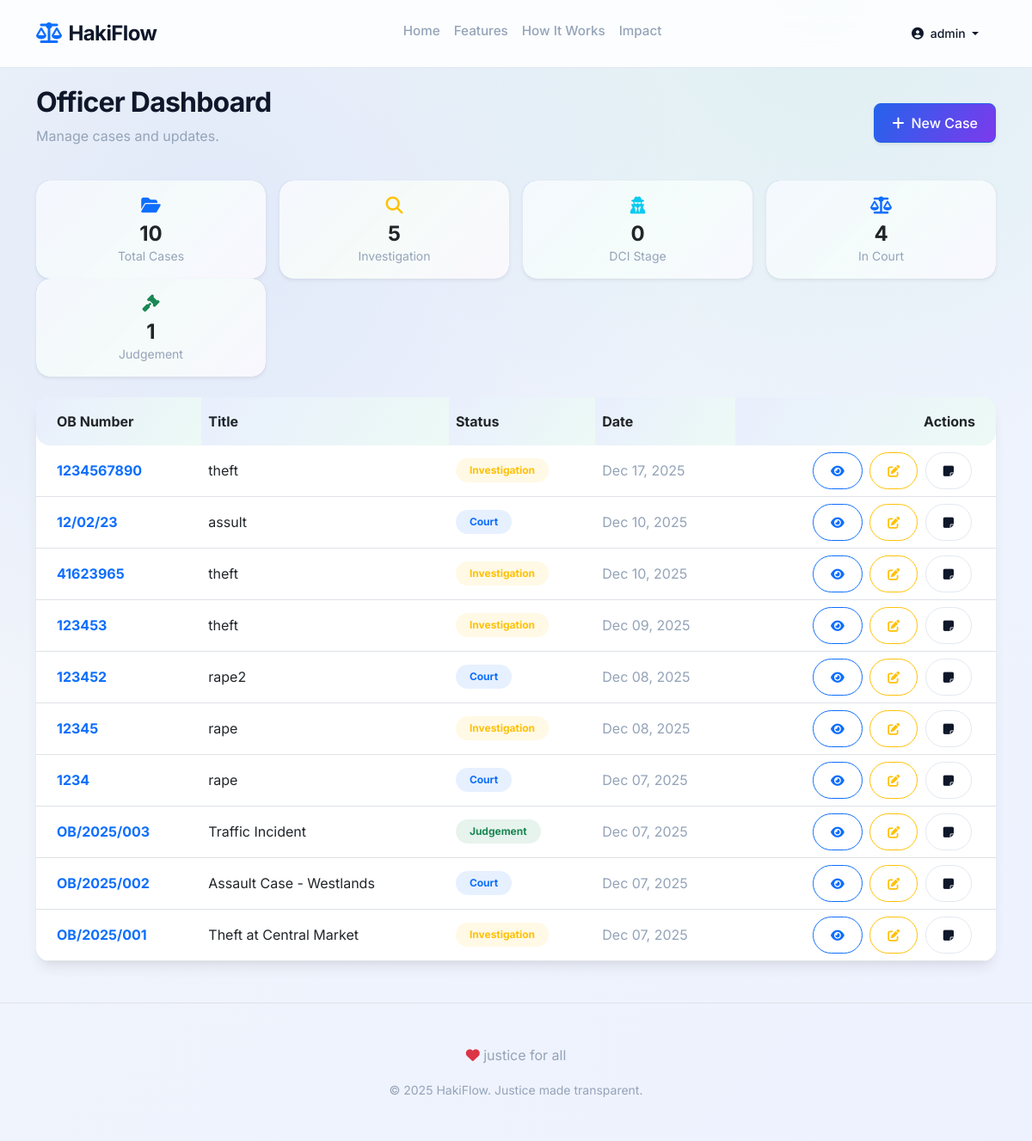
The app's page /cases/ (signed in) with its own data.
### cases/models.py (models this page shows, shortened)
class Case(models.Model):
    STATUS_CHOICES = [
        ('investigation', 'Investigation'),
        ('dci', 'DCI'),
        ('court', 'Court'),
        ('judgement', 'Judgement'),
    ]
    ob_number = models.CharField(max_length=50, unique=True)
    title = models.CharField(max_length=200)
    description = models.TextField()
    status = models.CharField(max_length=20, choices=STATUS_CHOICES, default='investigation')
    court_date = models.DateTimeField(null=True, blank=True)
    created_at = models.DateTimeField(auto_now_add=True)
    id_number = models.CharField(max_length=50, blank=True, null=True)

### cases/views.py (the view)
# urls.py: path('cases/', views.CaseListView.as_view(), name='case_list'),
class CaseListView(ListView):
    model = Case
    template_name = 'cases/case_list.html'
    context_object_name = 'cases'
    ordering = ['-created_at']
    def get_context_data(self, **kwargs):
        context = super().get_context_data(**kwargs)
        qs = Case.objects.all()
        context['case_counts'] = {
            'total': qs.count(),
            'investigation': qs.filter(status='investigation').count(),
            'dci': qs.filter(status='dci').count(),
            'court': qs.filter(status='court').count(),
            'judgement': qs.filter(status='judgement').count()
        }
        return context

### cases/templates/cases/case_list.html
{% extends 'cases/base.html' %}
{% block content %}
<div class="d-flex justify-content-between align-items-center mb-4">
    <div>
        <h2 class="fw-bold">Officer Dashboard</h2>
        <p class="text-muted">Manage cases and updates.</p>
    </div>
    <a href="{% url 'case_add' %}" class="btn btn-primary shadow-sm"><i class="fas fa-plus me-2"></i>New Case</a>
</div>
<div class="row mb-4 g-3">
    <div class="col-sm-6 col-md-3">
        <div class="card card-animated p-3 border-0 shadow-sm rounded-4 bg-primary bg-opacity-10 text-center">
            <div class="text-primary mb-2"><i class="fas fa-folder-open fa-lg"></i></div>
            <div class="fw-bold h4 mb-0">{{ case_counts.total }}</div>
            <small class="text-muted">Total Cases</small>
        </div>
    </div>
    <div class="col-sm-6 col-md-3">
        <div class="card card-animated p-3 border-0 shadow-sm rounded-4 bg-warning bg-opacity-10 text-center">
            <div class="text-warning mb-2"><i class="fas fa-search fa-lg"></i></div>
            <div class="fw-bold h4 mb-0">{{ case_counts.investigation }}</div>
            <small class="text-muted">Investigation</small>
        </div>
    </div>
    <div class="col-sm-6 col-md-3">
        <div class="card card-animated p-3 border-0 shadow-sm rounded-4 bg-info bg-opacity-10 text-center">
            <div class="text-info mb-2"><i class="fas fa-user-secret fa-lg"></i></div>
            <div class="fw-bold h4 mb-0">{{ case_counts.dci }}</div>
            <small class="text-muted">DCI Stage</small>
        </div>
    </div>
    <div class="col-sm-6 col-md-3">
        <div class="card card-animated p-3 border-0 shadow-sm rounded-4 bg-primary bg-opacity-10 text-center">
            <div class="text-primary mb-2"><i class="fas fa-balance-scale fa-lg"></i></div>
            <div class="fw-bold h4 mb-0">{{ case_counts.court }}</div>
            <small class="text-muted">In Court</small>
        </div>
    </div>
    <div class="col-sm-6 col-md-3 mt-3 mt-md-0">
        <div class="card card-animated p-3 border-0 shadow-sm rounded-4 bg-success bg-opacity-10 text-center">
            <div class="text-success mb-2"><i class="fas fa-gavel fa-lg"></i></div>
            <div class="fw-bold h4 mb-0">{{ case_counts.judgement }}</div>
            <small class="text-muted">Judgement</small>
        </div>
    </div>
</div>
<div class="card card-animated shadow-lg-soft rounded-4 border-0 mt-4">
    <div class="card-body p-0">
        <div class="table-responsive">
            <table class="table table-hover align-middle mb-0">
                <thead class="bg-subtle-custom">
                    <tr>
                        <th class="ps-4 py-3 border-0 rounded-start-4">OB Number</th>
                        <th class="py-3 border-0">Title</th>
                        <th class="py-3 border-0">Status</th>
                        <th class="py-3 border-0">Date</th>
                        <th class="pe-4 py-3 border-0 rounded-end-4 text-end">Actions</th>
                    </tr>
                </thead>
                <tbody>
                    {% for case in cases %}
                    <tr>
                        <td class="ps-4 fw-bold text-primary">{{ case.ob_number }}</td>
                        <td>{{ case.title }}</td>
                        <td>
                            <span class="badge bg-opacity-10 px-3 py-2 rounded-pill
                                {% if case.status == 'investigation' %}bg-warning text-warning
                                {% elif case.status == 'dci' %}bg-info text-info
                                {% elif case.status == 'court' %}bg-primary text-primary
                                {% elif case.status == 'judgement' %}bg-success text-success{% endif %}">
                                {{ case.get_status_display }}
                            </span>
                        </td>
                        <td class="text-muted">{{ case.created_at|date:"M d, Y" }}</td>
                        <td class="pe-4 text-end">
                            <a href="{% url 'case_detail' case.pk %}" class="btn btn-sm btn-outline-primary rounded-pill me-1" title="View"><i class="fas fa-eye"></i></a>
                            <a href="{% url 'case_edit' case.pk %}" class="btn btn-sm btn-outline-warning rounded-pill me-1" title="Edit"><i class="fas fa-edit"></i></a>
                            <a href="{% url 'add_note' case.pk %}" class="btn btn-sm btn-outline-secondary rounded-pill me-1" title="Add Note"><i class="fas fa-sticky-note"></i></a>
                        </td>
                    </tr>
                    {% empty %}
                    <tr>
                        <td colspan="5" class="text-center py-5 text-muted">No cases found.</td>
                    </tr>
                    {% endfor %}
                </tbody>
            </table>
        </div>
    </div>
</div>
{% endblock %}

### cases/templates/cases/base.html (shortened to what this page needs)
<!DOCTYPE html>
<html lang="en">
<head>
    <link href="https://cdn.jsdelivr.net/npm/bootstrap@5.3.0/dist/css/bootstrap.min.css" rel="stylesheet">
    <link rel="stylesheet" href="https://cdnjs.cloudflare.com/ajax/libs/font-awesome/6.4.0/css/all.min.css">
    {% load static %}
    <link rel="stylesheet" href="{% static 'cases/style.css' %}">
</head>
<body>
    <nav class="navbar navbar-expand-lg fixed-top">
        <div class="container">
            <a class="navbar-brand" href="{% url 'home' %}">
                <i class="fas fa-scale-balanced me-2 text-primary"></i>HakiFlow
            </a>
            <div class="collapse navbar-collapse" id="navbarNav">
                <ul class="navbar-nav mx-auto">
                    <li class="nav-item"><a class="nav-link" href="{% url 'home' %}">Home</a></li>
                    <li class="nav-item"><a class="nav-link" href="{% url 'home' %}#features">Features</a></li>
                    <li class="nav-item"><a class="nav-link" href="{% url 'home' %}#how-it-works">How It Works</a></li>
                    <li class="nav-item"><a class="nav-link" href="{% url 'home' %}#impact">Impact</a></li>
                </ul>
                <div class="d-flex gap-2 align-items-center">
                    {% if user.is_authenticated %}
                        <div class="dropdown">
                            <a href="#" class="btn btn-outline-secondary btn-sm dropdown-toggle border-0" data-bs-toggle="dropdown">
                                <i class="fas fa-user-circle me-1"></i> {{ user.username }}
                            </a>
                        </div>
                    {% else %}
                        <a href="{% url 'login' %}" class="btn btn-outline-secondary btn-sm">Login</a>
                        <a href="{% url 'signup' %}" class="btn btn-primary btn-sm">Sign Up</a>
                    {% endif %}
                </div>
            </div>
        </div>
    </nav>
    <div class="container" style="margin-top: 100px;">
        {% block content %}{% endblock %}
    </div>
    <footer class="text-center py-5 text-muted mt-5 border-top">
        <div class="container">
            <div class="mb-3">
                <i class="fas fa-heart text-danger"></i> justice for all
            </div>
            <small>&copy; 2025 HakiFlow. Justice made transparent.</small>
        </div>
    </footer>
</body>
</html>

### cases/static/cases/style.css (style rules this page uses)
:root { --primary-color: #2563eb; --primary-hover: #1d4ed8; --accent-mint: #10b981; --accent-mauve: #7c3aed; --surface-1: #0b1221; --surface-2: #111827; --secondary-color: #f8fafc; --text-main: #0f172a; --text-muted: #94a3b8; --bg-light: #ffffff; --bg-subtle: #f1f5f9; --border-color: #e2e8f0; --card-bg: rgba(255, 255, 255, 0.9); --navbar-bg: rgba(255, 255, 255, 0.85); --glow: 0 10px 40px rgba(124, 58, 237, 0.18); }
body { font-family: 'Inter', sans-serif; color: var(--text-main); background: radial-gradient(circle at 20% 20%, rgba(37, 99, 235, 0.08), transparent 40%), radial-gradient(circle at 80% 0%, rgba(16, 185, 129, 0.08), transparent 35%), linear-gradient(135deg, var(--bg-subtle) 0%, #eef2ff 100%); min-height: 100vh; -webkit-font-smoothing: antialiased; scroll-behavior: smooth; }
.navbar { background-color: var(--navbar-bg) !important; backdrop-filter: blur(12px); border-bottom: 1px solid var(--border-color); padding-top: 1rem; padding-bottom: 1rem; }
.navbar-brand { font-weight: 700; font-size: 1.5rem; color: var(--text-main) !important; letter-spacing: -0.025em; }
.nav-link { font-weight: 500; color: var(--text-muted) !important; font-size: 0.95rem; transition: color 0.2s; }
.nav-link::after { content: ""; display: block; height: 2px; width: 0%; background: linear-gradient(90deg, var(--primary-color), var(--accent-mint)); transition: width 0.25s ease; margin-top: 4px; border-radius: 999px; }
.btn { border-radius: 0.5rem; font-weight: 500; padding: 0.625rem 1.25rem; transition: all 0.2s ease; }
.btn-primary { background: linear-gradient(120deg, var(--primary-color), var(--accent-mauve)); border-color: var(--primary-color); color: white; box-shadow: 0 10px 30px -12px rgba(37, 99, 235, 0.45), 0 8px 20px -14px rgba(124, 58, 237, 0.4); }
.btn-outline-secondary { color: var(--text-main); border-color: var(--border-color); background-color: transparent; }
.card { position: relative; overflow: hidden; border: 1px solid transparent; border-radius: 1rem; box-shadow: 0 6px 14px -10px rgba(0, 0, 0, 0.18), 0 2px 8px -6px rgba(0, 0, 0, 0.08); background: linear-gradient(var(--card-bg), var(--card-bg)) padding-box, linear-gradient(135deg, rgba(37, 99, 235, 0.4), rgba(16, 185, 129, 0.35), rgba(124, 58, 237, 0.35)) border-box; backdrop-filter: blur(6px); transition: transform 0.25s ease, box-shadow 0.25s ease, filter 0.25s ease; }
h1, h2, h3, h4, h5, h6 { font-weight: 700; letter-spacing: -0.025em; color: var(--text-main); }
.text-muted { color: var(--text-muted) !important; }
.shadow-lg-soft { box-shadow: 0 10px 15px -3px rgba(0, 0, 0, 0.08), 0 4px 6px -2px rgba(0, 0, 0, 0.04); }
.rounded-4 { border-radius: 1rem !important; }
.bg-subtle-custom { background-color: var(--bg-subtle) !important; }
table { background: var(--card-bg); border-radius: 0.75rem; overflow: hidden; box-shadow: 0 10px 20px -16px rgba(0, 0, 0, 0.2); }
th { background: linear-gradient(120deg, rgba(37, 99, 235, 0.1), rgba(16, 185, 129, 0.08)); border-bottom: 1px solid var(--border-color); color: var(--text-main); }
td, th { vertical-align: middle; }
.card-animated { animation: float 7s ease-in-out infinite; }

### records on screen
Case: ob_number "1234567890", title "theft", status "Investigation", created_at "Dec 17, 2025"
Case: ob_number "12/02/23", title "assult", status "Court", created_at "Dec 10, 2025"
Case: ob_number "41623965", title "theft", status "Investigation", created_at "Dec 10, 2025"
Case: ob_number "123453", title "theft", status "Investigation", created_at "Dec 09, 2025"
Case: ob_number "123452", title "rape2", status "Court", created_at "Dec 08, 2025"
Case: ob_number "12345", title "rape", status "Investigation", created_at "Dec 08, 2025"
Case: ob_number "1234", title "rape", status "Court", created_at "Dec 07, 2025"
Case: ob_number "OB/2025/003", title "Traffic Incident", status "Judgement", created_at "Dec 07, 2025"
Case: ob_number "OB/2025/002", title "Assault Case - Westlands", status "Court", created_at "Dec 07, 2025"
Case: ob_number "OB/2025/001", title "Theft at Central Market", status "Investigation", created_at "Dec 07, 2025"

### other values on screen
{{ user.username }} "admin"
{{ case_counts.total }} "10"
{{ case_counts.investigation }} "5"
{{ case_counts.dci }} "0"
{{ case_counts.court }} "4"
{{ case_counts.judgement }} "1"
